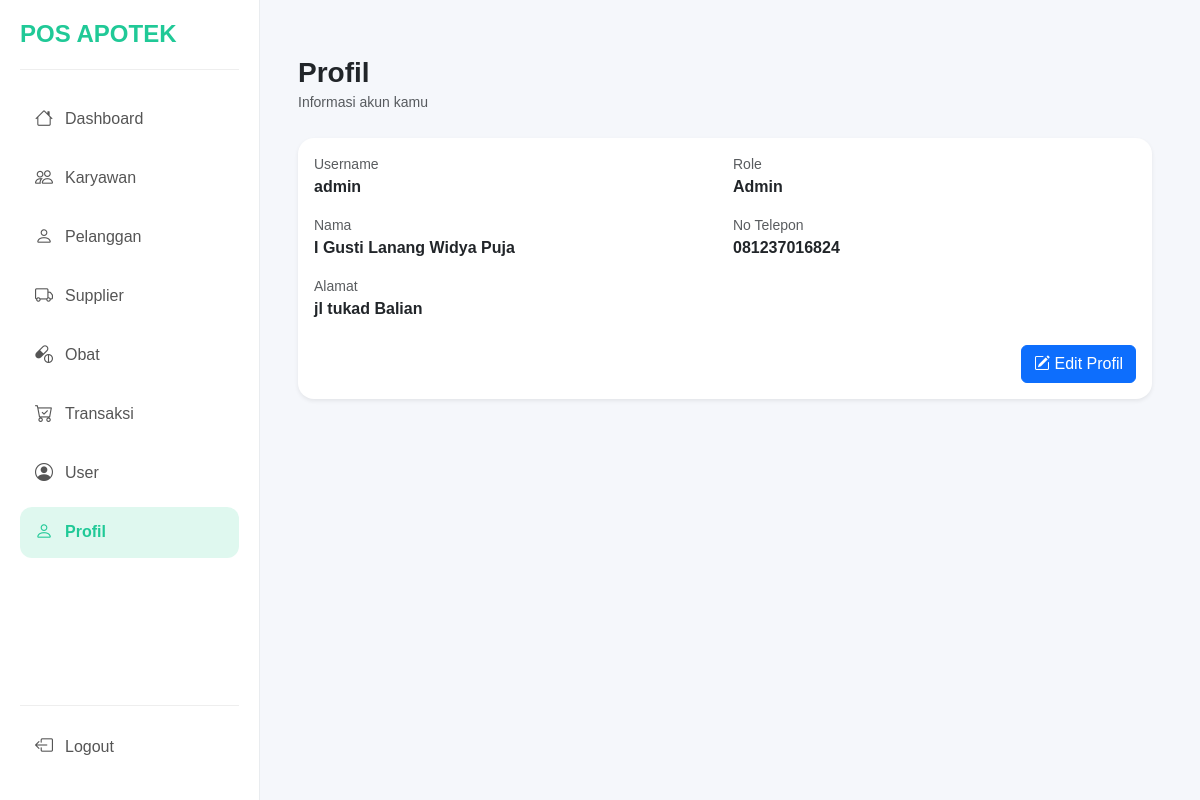
Screenshot of /page/dashboard.php?page=profil (signed in) with the database file from the repository.
### tables this page shows
CREATE TABLE `user` (
  `username` varchar(55) NOT NULL,
  `password` varchar(65) NOT NULL,
  `role` varchar(20) NOT NULL,
  `id_karyawan` char(8) NOT NULL
);

CREATE TABLE `karyawan` (
  `id_karyawan` char(8) NOT NULL,
  `nama_karyawan` varchar(55) NOT NULL,
  `email` varchar(55) NOT NULL,
  `no_telepon` varchar(15) NOT NULL,
  `alamat` varchar(55) NOT NULL
);

### config/Database.php (called while the page is built, shortened)
<?php
class Database {
    private $conn;
    private function connect() {
        $host = "localhost";
        $user = "root";
        $pass = "";
        $db   = "pos_apotek";
        $this->conn = new mysqli($host, $user, $pass, $db);
    }
    public function getConnection() {
        return $this->conn;
    }
}
?>

### class/user.php (called while the page is built, shortened)
<?php
require_once '../config/Database.php';
class User {
    private $table = "user";
    private $conn;
    public function __construct() {
        $this->db = new Database();
        $this->conn = $this->db->getConnection();
    }
    public function getUserByUsername($username) {
        $query = "SELECT * FROM $this->table INNER JOIN karyawan USING (id_karyawan) WHERE username = ?";
        $stmt = $this->conn->prepare($query);
        $stmt->bind_param("s", $username);
        $stmt->execute();
        $result = $stmt->get_result();
        return $result->fetch_assoc();
    }
}
?>

### page/profil/profil.php (the view, shortened to what this page needs)
<?php
require_once '../class/user.php';
$userModel = new User();
$username= $_SESSION['username'];
$data = $userModel->getUserByUsername($username);
?>
<div class="container-fluid p-4">
    <div class="mb-4">
        <h3 class="fw-bold mb-0">Profil</h3>
        <small class="text-muted">Informasi akun kamu</small>
    </div>
    <div class="card shadow-sm border-0 rounded-4">
        <div class="card-body">
            <div class="row g-3">
                <div class="col-md-6">
                    <small class="text-muted d-block">Username</small>
                    <div class="fw-semibold"><?= htmlspecialchars($data['username']); ?></div>
                </div>
                <div class="col-md-6">
                    <small class="text-muted d-block">Role</small>
                    <div class="fw-semibold"><?= htmlspecialchars($data['role']); ?></div>
                </div>
                <div class="col-md-6">
                    <small class="text-muted d-block">Nama</small>
                    <div class="fw-semibold"><?= htmlspecialchars($data['nama_karyawan']); ?></div>
                </div>
                <div class="col-md-6">
                    <small class="text-muted d-block">No Telepon</small>
                    <div class="fw-semibold"><?= htmlspecialchars($data['no_telepon']); ?></div>
                </div>
                <div class="col-md-12">
                    <small class="text-muted d-block">Alamat</small>
                    <div class="fw-semibold"><?= htmlspecialchars($data['alamat']); ?></div>
                </div>
            </div>
            <div class="d-flex justify-content-end mt-4">
                <a href="?page=edit_profil" class="btn btn-primary">
                    <i class="bi bi-pencil-square"></i> Edit Profil
                </a>
            </div>
        </div>
    </div>

### css/style.css (style rules this page uses)
body { background:#f5f7fb; margin:0; font-family:Arial, Helvetica, sans-serif; }
a { text-decoration: none; color: black; }

### rows the page displays
user: username "admin", role "Admin", id_karyawan.nama_karyawan "I Gusti Lanang Widya Puja", id_karyawan.no_telepon "081237016824", id_karyawan.alamat "jl tukad Balian"
